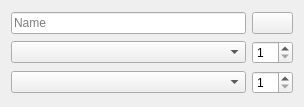
<?xml version="1.0" encoding="UTF-8"?>
<ui version="4.0">
 <class>DualCalculatorWidget</class>
 <widget class="QWidget" name="DualCalculatorWidget">
  <property name="geometry">
   <rect>
    <x>0</x>
    <y>0</y>
    <width>304</width>
    <height>107</height>
   </rect>
  </property>
  <property name="windowTitle">
   <string>Form</string>
  </property>
  <layout class="QGridLayout" name="gridLayout">
   <item row="0" column="0">
    <widget class="QLineEdit" name="name">
     <property name="placeholderText">
      <string>Name</string>
     </property>
    </widget>
   </item>
   <item row="0" column="1">
    <widget class="QPushButton" name="close">
     <property name="icon">
      <iconset theme="edit-delete">
       <normaloff>.</normaloff>.</iconset>
     </property>
    </widget>
   </item>
   <item row="1" column="0">
    <widget class="QComboBox" name="firstClass"/>
   </item>
   <item row="1" column="1">
    <widget class="QSpinBox" name="firstClassLevel">
     <property name="minimum">
      <number>1</number>
     </property>
     <property name="value">
      <number>1</number>
     </property>
    </widget>
   </item>
   <item row="2" column="0">
    <widget class="QComboBox" name="secondClass"/>
   </item>
   <item row="2" column="1">
    <widget class="QSpinBox" name="secondClassLevel">
     <property name="minimum">
      <number>1</number>
     </property>
    </widget>
   </item>
  </layout>
 </widget>
 <resources/>
 <connections/>
</ui>
